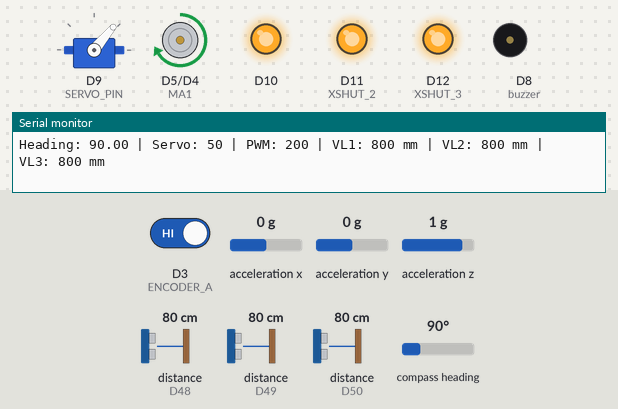
A sketch run on a simulated Arduino Due. Parts: servo, motor-driver pin pairs drawn as motors (green arrow = first pin HIGH = forward, orange = second pin HIGH = backward, longer = more drive, scaled by the enable pin), output pins drawn as LEDs (lit = HIGH), buzzer (waves = sounding), the last lines printed to the serial monitor. The inputs (shaded band) are chosen by the test bench; at power-on: distance to the obstacle (sensors on D49, D48, D50) 80 cm, compass heading 90°, D3 (ENCODER_A) HIGH, acceleration x 0 g, acceleration y 0 g, acceleration z 1 g. The echo pulse lasts 58.3 µs per cm.

Above: at 2.5 s.
2.6 s: distance to the obstacle (sensor on D49) set to 86 cm
At 3.4 s:
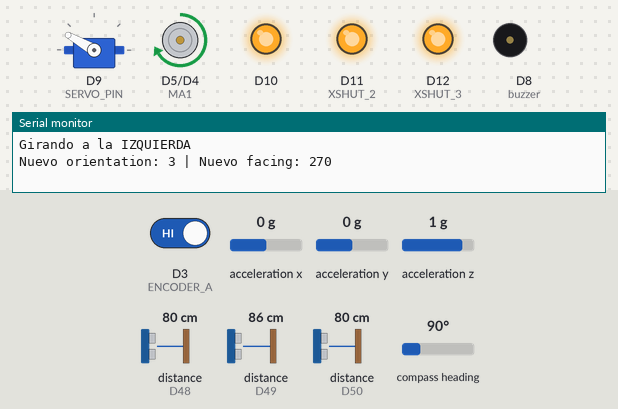
4.2 s: compass heading set to 180°
At 5.2 s:
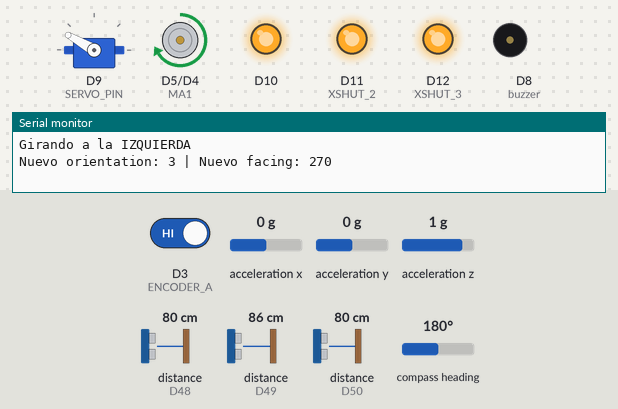
5.7 s: compass heading set to 269°
At 6.2 s:
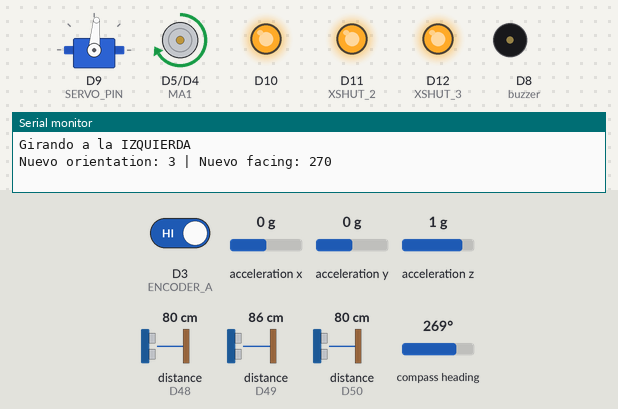
7.2 s: compass heading set to 7°
At 8.4 s:
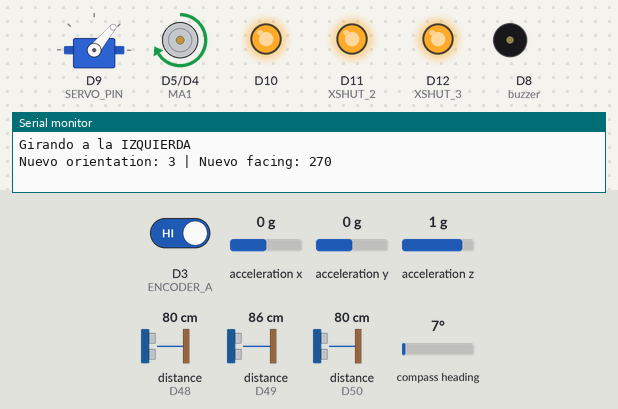
8.7 s: compass heading set to 83°
10.2 s: compass heading set to 93°
At 11.5 s:
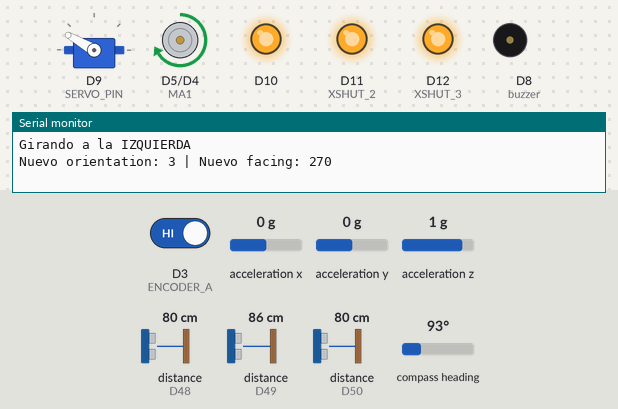
Timing chart, 0 to 12.7 s (numbered marks = the images above; inputs shaded):
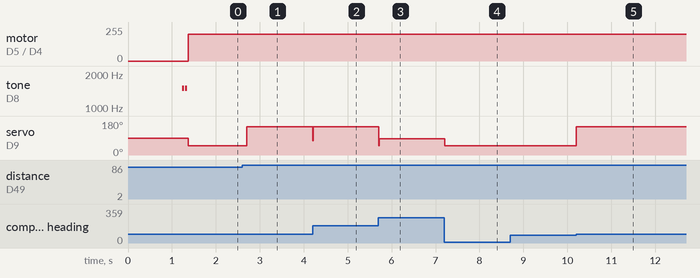

Measured:
- the behaviour switches between 80 and 81 cm on distance to the obstacle (sensor on D49) (found by bisection; images 0 and 1)
- the behaviour switches between 89 and 90° on compass heading (found by bisection; images 4 and 5)
- after the input at 2.6 s, servo on D9 (SERVO_PIN): 50° → 150° after 0.10 s
- after the input at 4.2 s, servo on D9 (SERVO_PIN): 150° → 76° at once, → 150° 0.01 s later
- after the input at 5.7 s, servo on D9 (SERVO_PIN): 150° → 85° at once
- after the input at 7.2 s, servo on D9 (SERVO_PIN): 85° → 50° at once
- after the input at 8.7 s, every drawn part: stays the same
- after the input at 10.2 s, servo on D9 (SERVO_PIN): 50° → 150° at once

The sketch:

code.ino
```cpp
#include <Arduino.h>
#include <Wire.h>
#include <Servo.h>
#include <Adafruit_Sensor.h>
#include <Adafruit_BNO055.h>
#include <VL53L0X.h>

// Pines del motor y encoder
#define MA1 5
#define MA2 4
#define PWM 6
#define ENCODER_A 3

// Servo y BNO055
#define SERVO_PIN 9

// Pines XSHUT
#define XSHUT_2 11
#define XSHUT_3 12

// Direcciones I2C nuevas
#define NEW_ADDRESS_1 0x30
#define NEW_ADDRESS_2 0x31
#define NEW_ADDRESS_3 0x32

// Parámetros del encoder y rueda
const float WHEEL_DIAMETER_MM = 35.0;
const float WHEEL_PERIMETER_MM = WHEEL_DIAMETER_MM * 3.1416;
const int ENCODER_PULSES_PER_REV = 420;
const float PULSES_PER_MM = ENCODER_PULSES_PER_REV / WHEEL_PERIMETER_MM;
const int DIST_MM = 450; // 10 cm aprox
const int TARGET_PULSES = PULSES_PER_MM * DIST_MM;

// PID parámetros
float Kp = 0.9;
float Ki = 0.0;
float Kd = 1.0;

volatile long encoderCount = 0;
Servo direccion;
Adafruit_BNO055 bno = Adafruit_BNO055(55);

VL53L0X sensor1; // Frontal
VL53L0X sensor2; // Izquierdo
VL53L0X sensor3; // Derecho

int distVL1 = 0;
int distVL2 = 0;
int distVL3 = 0;

int orientation = 0; // 0=North, 1=East, 2=South, 3=West
int facing = 0;      // orientation * 90

void encoderISR() {
  encoderCount++;
}

void setup() {
  Serial.begin(115200);
  pinMode(8, OUTPUT); // buzzer
  pinMode(MA1, OUTPUT);
  pinMode(MA2, OUTPUT);
  pinMode(PWM, OUTPUT);
  pinMode(ENCODER_A, INPUT_PULLUP);

  direccion.attach(SERVO_PIN);
  direccion.write(90); // Recto

  attachInterrupt(digitalPinToInterrupt(ENCODER_A), encoderISR, RISING);

  if (!bno.begin()) {
    Serial.println("No se detecta BNO055");
    while (1);
  }
  delay(1000);
  bno.setExtCrystalUse(true);

  Serial.println("Listo para control PID de direccion y motor");

  // Desactiva CS del SPI para evitar interferencias en I2C
  pinMode(10, OUTPUT);
  digitalWrite(10, HIGH);

  // Inicialización de sensores VL53L0X
  pinMode(XSHUT_2, OUTPUT);
  pinMode(XSHUT_3, OUTPUT);
  digitalWrite(XSHUT_2, LOW);
  digitalWrite(XSHUT_3, LOW);
  delay(10);

  Wire.begin();

  // Inicializa el primer sensor (sin XSHUT)
  Serial.println("Inicializando sensor 1...");
  if (!sensor1.init(true)) {
    Serial.println("Fallo al inicializar el sensor 1");
    while (1);
  }
  sensor1.setAddress(NEW_ADDRESS_1);
  Serial.print("Sensor 1 direccionado a 0x");
  Serial.println(NEW_ADDRESS_1, HEX);

  // Enciende el segundo sensor
  digitalWrite(XSHUT_2, HIGH);
  delay(10);

  // Inicializa el segundo sensor
  Serial.println("Inicializando sensor 2...");
  if (!sensor2.init(true)) {
    Serial.println("Fallo al inicializar el sensor 2");
    while (1);
  }
  sensor2.setAddress(NEW_ADDRESS_2);
  Serial.print("Sensor 2 direccionado a 0x");
  Serial.println(NEW_ADDRESS_2, HEX);

  // Enciende el tercer sensor
  digitalWrite(XSHUT_3, HIGH);
  delay(10);

  // Inicializa el tercer sensor
  Serial.println("Inicializando sensor 3...");
  if (!sensor3.init(true)) {
    Serial.println("Fallo al inicializar el sensor 3");
    while (1);
  }
  sensor3.setAddress(NEW_ADDRESS_3);
  Serial.print("Sensor 3 direccionado a 0x");
  Serial.println(NEW_ADDRESS_3, HEX);

  sensor1.startContinuous();
  sensor2.startContinuous();
  sensor3.startContinuous();
  delay(200);
  tone(8, 1500, 50);
  delay(70);
  tone(8, 1500, 50);
  delay(70);
}

void moveMotorPID(bool forward, int pulses) {
  encoderCount = 0;

  // Inicializa motor
  if (forward) {
    digitalWrite(MA1, HIGH);
    digitalWrite(MA2, LOW);
  } else {
    digitalWrite(MA1, LOW);
    digitalWrite(MA2, HIGH);
  }

  int maxPWM = 200;
  int minPWM = 80;

  // PID variables
  float setpoint = facing; // Heading objetivo
  float last_error = 0;
  float integral = 0;

  // Lee el heading inicial
  sensors_event_t event;
  bno.getEvent(&event);

  while (encoderCount < pulses) {
    // Lee heading actual
    bno.getEvent(&event);
    float heading = event.orientation.x;

    // Calcula error de heading (considera wrap-around 0-360)
    float error = heading - setpoint;
    if (error > 180) error -= 360;
    if (error < -180) error += 360;

    integral += error;
    float derivative = error - last_error;

    float correction = Kp * error + Ki * integral + Kd * derivative;

    // Corrige servo (90 es recto)
    int servo_angle = 85 - correction;
    if (servo_angle < 50) servo_angle = 50;
    if (servo_angle > 150) servo_angle = 150;
    direccion.write(servo_angle);

    // Control de velocidad proporcional a la distancia restante
    int error_dist = pulses - encoderCount;
    int pwmValue = 0.5 * error_dist;
    if (pwmValue > maxPWM) pwmValue = maxPWM;
    if (pwmValue < minPWM) pwmValue = minPWM;
    analogWrite(PWM, pwmValue);

    // Leer sensores VL53L0X y mostrar por Serial
    distVL1 = sensor1.readRangeContinuousMillimeters();
    distVL2 = sensor2.readRangeContinuousMillimeters();
    distVL3 = sensor3.readRangeContinuousMillimeters();

    Serial.print("Pulsos: "); Serial.print(encoderCount);
    Serial.print(" | Heading: "); Serial.print(heading);
    Serial.print(" | Servo: "); Serial.print(servo_angle);
    Serial.print(" | PWM: "); Serial.print(pwmValue);
    Serial.print(" | VL1: "); Serial.print(distVL1); Serial.print(" mm");
    Serial.print(" | VL2: "); Serial.print(distVL2); Serial.print(" mm");
    Serial.print(" | VL3: "); Serial.print(distVL3); Serial.println(" mm");

    last_error = error;
    delay(10);
  }

  // Detener motor y centrar servo
  analogWrite(PWM, 0);
  digitalWrite(MA1, LOW);
  digitalWrite(MA2, LOW);
  direccion.write(90);
}

void avanzarDespuesDeGiro(int pasos) {
  encoderCount = 0;
  sensors_event_t event;
  bno.getEvent(&event);
  float setpoint = facing;
  float last_error = 0, integral = 0;
  int maxPWM = 200, minPWM = 80;

  while (encoderCount < pasos) {
    bno.getEvent(&event);
    float heading = event.orientation.x;
    float error = heading - setpoint;
    if (error > 180) error -= 360;
    if (error < -180) error += 360;
    integral += error;
    float derivative = error - last_error;
    float correction = Kp * error + Ki * integral + Kd * derivative;
    int servo_angle = 85 - correction;
    if (servo_angle < 50) servo_angle = 50;
    if (servo_angle > 150) servo_angle = 150;
    direccion.write(servo_angle);

    int error_dist = pasos - encoderCount;
    int pwmValue = 0.5 * error_dist;
    if (pwmValue > maxPWM) pwmValue = maxPWM;
    if (pwmValue < minPWM) pwmValue = minPWM;
    analogWrite(PWM, pwmValue);
    digitalWrite(MA1, HIGH);
    digitalWrite(MA2, LOW);

    last_error = error;
    delay(10);
  }
  analogWrite(PWM, 0);
  digitalWrite(MA1, LOW);
  digitalWrite(MA2, LOW);
  direccion.write(90);
}

void loop() {
  // PID variables
  float setpoint = facing; // Heading objetivo
  float last_error = 0;
  float integral = 0;
  int maxPWM = 200;
  int minPWM = 80;

  sensors_event_t event;
  bno.getEvent(&event);

  // Avanza hasta que la pared más cercana desaparezca
  while (true) {
    // Lee heading actual
    bno.getEvent(&event);
    float heading = event.orientation.x;

    // Calcula error de heading (considera wrap-around 0-360)
    float error = heading - setpoint;
    if (error > 180) error -= 360;
    if (error < -180) error += 360;

    integral += error;
    float derivative = error - last_error;

    float correction = Kp * error + Ki * integral + Kd * derivative;

    // Corrige servo (90 es recto)
    int servo_angle = 85 - correction;
    if (servo_angle < 50) servo_angle = 50;
    if (servo_angle > 150) servo_angle = 150;
    direccion.write(servo_angle);

    // PWM constante
    int pwmValue = maxPWM;
    analogWrite(PWM, pwmValue);
    digitalWrite(MA1, HIGH);
    digitalWrite(MA2, LOW);

    // Leer sensores VL53L0X y mostrar por Serial
    distVL1 = sensor1.readRangeContinuousMillimeters();
    distVL2 = sensor2.readRangeContinuousMillimeters();
    distVL3 = sensor3.readRangeContinuousMillimeters();

    Serial.print("Heading: "); Serial.print(heading);
    Serial.print(" | Servo: "); Serial.print(servo_angle);
    Serial.print(" | PWM: "); Serial.print(pwmValue);
    Serial.print(" | VL1: "); Serial.print(distVL1); Serial.print(" mm");
    Serial.print(" | VL2: "); Serial.print(distVL2); Serial.print(" mm");
    Serial.print(" | VL3: "); Serial.print(distVL3); Serial.println(" mm");

    // Chequea si la pared más cercana desapareció
    if (distVL2 > 800) { // La pared izquierda desapareció, girar a la izquierda
      orientation--;
      if (orientation < 0) orientation = 3;
      Serial.println("Girando a la IZQUIERDA");
      break;
    } else if (distVL3 > 800) { // La pared derecha desapareció, girar a la derecha
      orientation++;
      if (orientation > 3) orientation = 0;
      Serial.println("Girando a la DERECHA");
      break;
    }

    last_error = error;
    delay(10);
  }

  // Detener motor y centrar servo
  analogWrite(PWM, 0);
  digitalWrite(MA1, LOW);
  digitalWrite(MA2, LOW);
  direccion.write(90);

  // Actualiza el setpoint para el siguiente lado
  facing = orientation * 90;
  Serial.print("Nuevo orientation: "); Serial.print(orientation);
  Serial.print(" | Nuevo facing: "); Serial.println(facing);

  // Avanza una cantidad de pasos antes de volver a chequear la pared
  avanzarDespuesDeGiro(800); // Cambia 50 por la cantidad de pulsos que quieras como "zona muerta"
}
```
